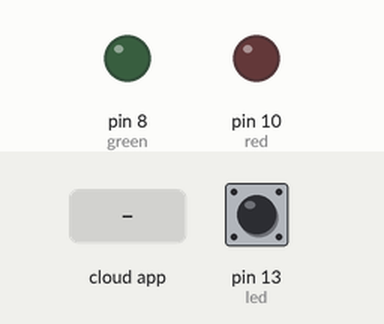
This sketch was run on a simulated Arduino Uno, built with avr-gcc and run on an emulated ATmega328P. On the bench: output pins drawn as LEDs (lit = HIGH). Inputs (shaded band) come from the test bench; at power-on: pin 13 (led) HIGH. The ROS host is connected and sends only what is stated.

Above: at 1.3 s.
1.4 s: the phone or cloud app sets state to red
At 2.4 s:
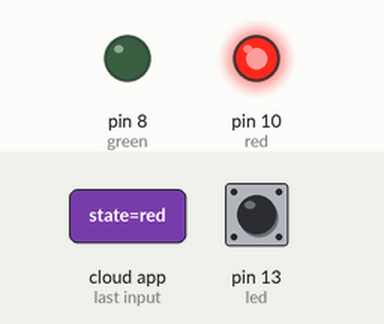
3.0 s: the phone or cloud app sets state to green
At 3.6 s:
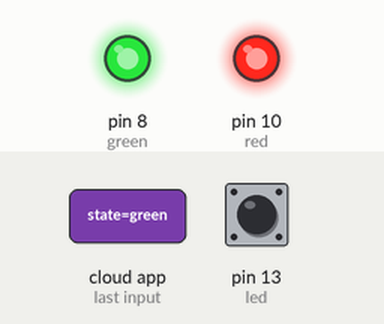
4.5 s: the phone or cloud app sets state to red
At 4.8 s:
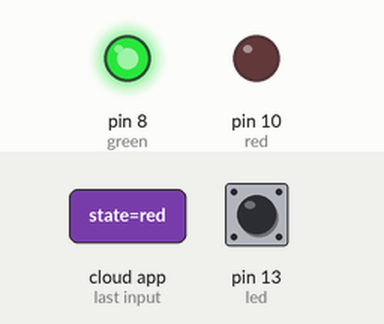
Timing chart, 0 to 7.5 s (numbered marks = the images above; inputs shaded):
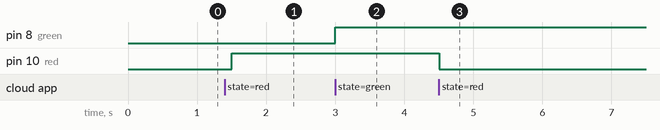

Measured:
- after the input at 1.4 s, pin 10 (red): LOW → HIGH after 0.10 s
- after the input at 3.0 s, pin 8 (green): LOW → HIGH at once
- after the input at 4.5 s, pin 10 (red): HIGH → LOW at once

The sketch:

pubsub.ino
```cpp
/*
 * rosserial PubSub Example
 * Prints "hello world!" and toggles led
 */

#include <ros.h>
#include <std_msgs/String.h>
#include <std_msgs/Empty.h>

ros::NodeHandle  nh;
int red = 10;
int green = 8;

String LED;

void messageCb( const std_msgs::String& msg){
  digitalWrite(13, HIGH-digitalRead(13));   // blink the led
  LED = msg.data;
  if(LED == "red")
  {
    digitalWrite(10, HIGH-digitalRead(10));
  }
  if(LED == "green")
  {
    digitalWrite(8, HIGH-digitalRead(8));
  }
}

ros::Subscriber<std_msgs::String> sub("state", messageCb );


void setup()
{
  pinMode(red, OUTPUT);
  pinMode(green, OUTPUT);
  nh.initNode();
  nh.subscribe(sub);
}

void loop()
{
  nh.spinOnce();
  delay(500);
}
```
